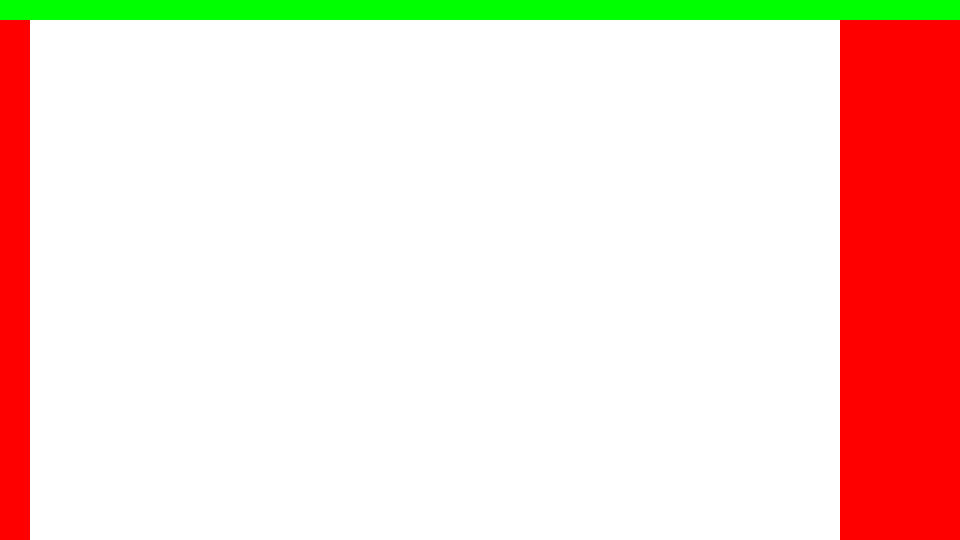
Frame 1 (no input)
Frame 60 (the mouse pressed at the canvas centre just before this capture): identical to frame 1, image omitted
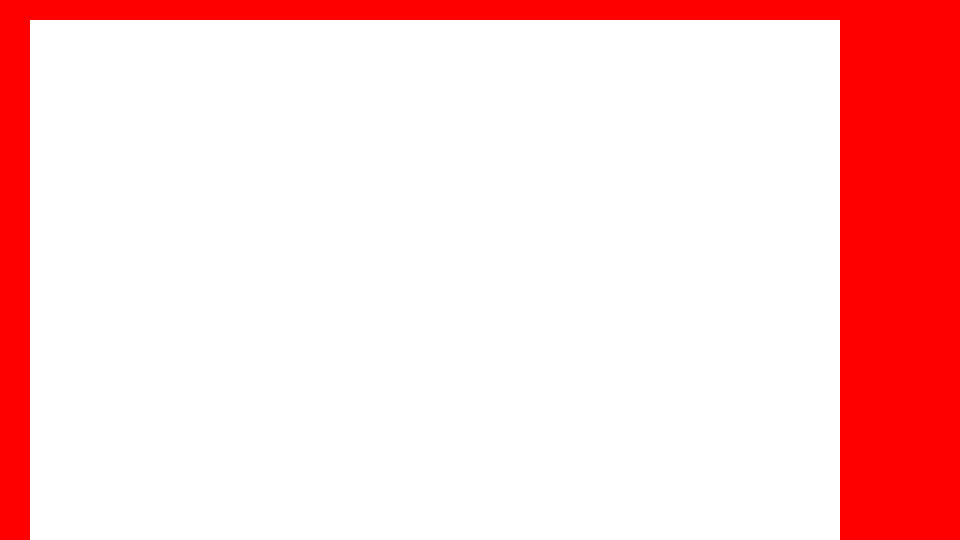
Frame 120 (the mouse held since frame 60 and released just before this capture)

The Processing sketch that drew these frames (run headless with seeded random() and noise(); from frame 60 on, the mouse is pressed at the canvas centre):

// Processing sketch: Moebius001
// ── Moebius001.pde
Canvas canvas;
UI ui;

void setup(){
  
   size(960, 540); 
   pixelDensity(2);
   
   canvas = new Canvas(width, height);
   initUI();
   
}

void initUI(){
  
  ui = new UI();
  ui.add((new UISection()).setPosition(0, 0).setSize(width, 20).setName("TopMenu"));
  ui.add((new UISection()).setPosition(0, 20).setSize(30, height-20).setName("ToolMenu"));
  ui.add((new UISection()).setPosition(width-120, 20).setSize(120, height-20).setName("Menu"));

}

void draw(){
  
  background(160);
  
  canvas.update();
  canvas.show();
  canvas.updateGraphics();
  image(canvas.render, 0, 0);
  
  ui.update();
  ui.show();
  
}

void mousePressed() {
 
   Stroke stroke = new Stroke();
   canvas.layerSelect.strokes.add(stroke);
   canvas.layerSelect.stroke = stroke;
   canvas.layerSelect.stroke.add(new PVector(mouseX, mouseY));
  
}

void mouseDragged() {
 
   canvas.layerSelect.stroke.add(new PVector(mouseX, mouseY));
  
}
// ── Brush.pde
class Brush {

  Brush() {
  }

  void draw (PGraphics render, Stroke stroke) {
    
    if(stroke.points.size() <= 0) return;
    
    render.noFill();

    /*
    render.beginShape();
     for(int i = 0; i < stroke.points.size(); i++){
     PVector p =  stroke.points.get(i);
     render.vertex(p.x, p.y);
     }
     render.endShape();
     */

    render.noStroke();
    render.fill(0);
    //render.stroke(255, 0, 0);
    render.beginShape();
    float x = stroke.points.get(0).x;
    float y = stroke.points.get(0).y;
    render.vertex(x, y);
    for (int i = 1; i < stroke.points.size(); i++) {
      PVector p1 =  stroke.points.get(i-1);
      PVector p2 =  stroke.points.get(i);
      float ang = atan2(p2.y-p1.y, p2.x-p1.x)-HALF_PI;
      x = p2.x+cos(ang)*1;
      y = p2.y+sin(ang)*1;
      render.vertex(x, y);
    }
    
    
    for (int i = stroke.points.size()-1; i > 0; i--) {
      PVector p1 =  stroke.points.get(i-1);
      PVector p2 =  stroke.points.get(i);
      float ang = atan2(p2.y-p1.y, p2.x-p1.x)+HALF_PI;
      x = p2.x+cos(ang)*1;
      y = p2.y+sin(ang)*1;
      render.vertex(x, y);
    }
    render.endShape();
  }
}
// ── Canvas.pde
class Canvas {
  
  ArrayList<Layer> layers;
  int w, h;
  PGraphics render;
  
  Layer layerSelect;
  
  Canvas(int w, int h) {
    
    this.w = w; 
    this.h = h;
    render = createGraphics(w, h);
    layers = new ArrayList<Layer>();
    
    layerSelect = new Layer();
    layers.add(layerSelect);
    
  }

  void update() {
    
  }

  void show() {
     
  }
  
  void updateGraphics(){
    
     render.beginDraw();
     render.background(255);
     for(int i = 0; i < layers.size(); i++){
         Layer layer = layers.get(i);
         layer.draw(render);
     }
     render.endDraw();
     
  }
}
// ── Layer.pde
class Layer {
  
  ArrayList<Stroke> strokes;
  
  Brush brush;
  Stroke stroke;
  
  Layer() {
     
     strokes = new ArrayList<Stroke>();
    
     brush = new Brush();
     stroke = new Stroke(); 
     
     strokes.add(stroke);
     
  }
  
  void draw(PGraphics render){
    
    for(int i = 0; i < strokes.size(); i++){
      Stroke stroke = strokes.get(i);
      brush.draw(render, stroke);
    }
    
  }
  
}
// ── Stroke.pde
class Stroke {
  ArrayList<PVector> points; 

  Stroke() {
    
    points = new ArrayList<PVector>();
    
  }

  void add(PVector p) {
    
    points.add(p);
    
  }
}
// ── UI.pde
class UI {
  
  ArrayList<UIElement> elements;
  
  UI() {
    
     elements = new ArrayList<UIElement>();
     
  }
  
  void update() {
    for(int i = 0; i < elements.size(); i++){
       UIElement e = elements.get(i);
       e.update();
    }
  }
  
  void show() {
    for(int i = 0; i < elements.size(); i++){
       UIElement e = elements.get(i);
       e.show();
    }
  }
  
  void add(UIElement element) {
      elements.add(element);
  }
}

class UIElement {
  
  float x, y, w, h; 
  int backColor;
  String name;
  UIElement parent;
  
  UIElement() {
    
    parent = null;
    
  }
  
  void update() {
  };
  
  void show() {
  }
  
  boolean onPoint(float px, float py) {
    return (px >= x && px < x+w && py >= y && py < y+h);
  }
  

  UIElement setPosition(float x, float y) {
    this.x = x; 
    this.y = y;
    return this;
  }

  UIElement setSize(float w, float h) {
    this.w = w; 
    this.h = h;
    return this;
  }
  
  UIElement setName(String name) {
    this.name = name;
    return this;
  }
  
  UIElement setParent(UIElement parent) {
     this.parent = parent;
     return this;
  }
}

class UISection extends UIElement {
  
  void show() {
    noStroke();
    fill(255, 0, 0);
    if(onPoint(mouseX, mouseY)) fill(0, 255, 0);
     rect(x, y, w, h);
  }
  
}
